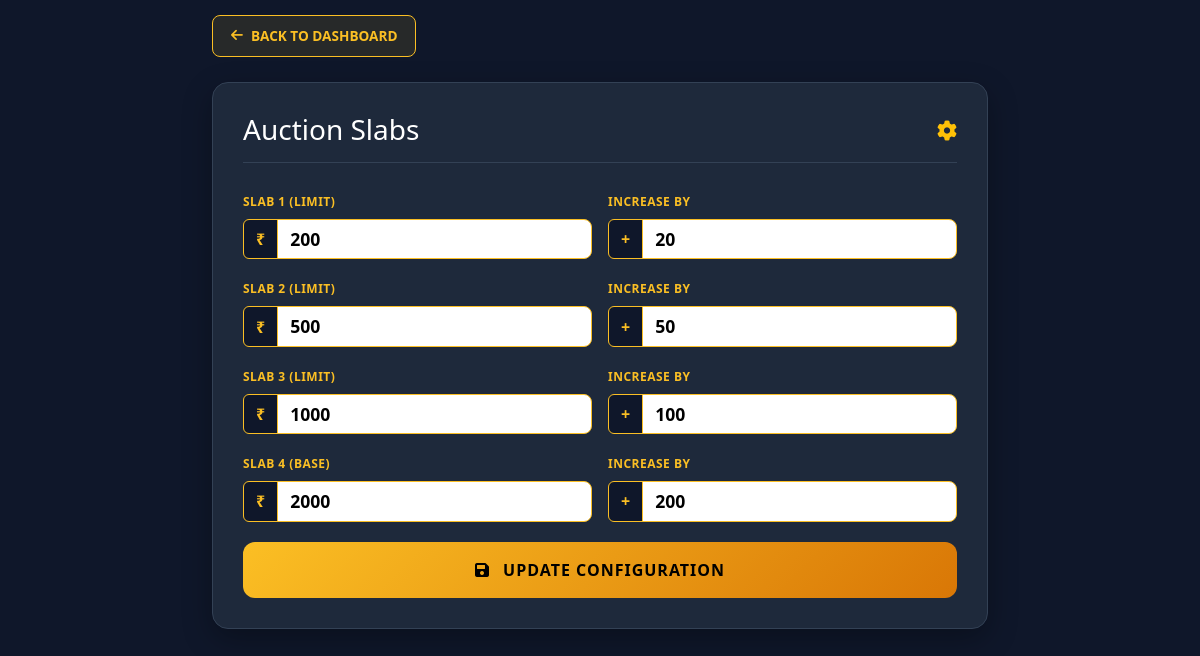
Page /admin/settings (signed in) on the committed database.
### models.py (models this page shows)
class AuctionSettings(db.Model):
    id = db.Column(db.Integer, primary_key=True)
    limit1 = db.Column(db.Integer, default=500)
    limit2 = db.Column(db.Integer, default=1000)
    limit3 = db.Column(db.Integer, default=2000)
    limit4 = db.Column(db.Integer, default=5000)
    val1 = db.Column(db.Integer, default=20)
    val2 = db.Column(db.Integer, default=50)
    val3 = db.Column(db.Integer, default=100)
    val4 = db.Column(db.Integer, default=200)

### app.py (the view, shortened to what this page needs)
@app.route("/admin/settings", methods=["GET", "POST"])
@login_required
def admin_settings():
    t_id = session.get("tournament")
    settings = AuctionSettings.query.first()
    if not settings:
        settings = AuctionSettings()
        db.session.add(settings)
        db.session.commit()
    return render_template("settings.html", settings=settings,t_id=t_id)

### app.py (called while the page is built)
def login_required(f):
    @wraps(f)
    def decorated_function(*args, **kwargs):
        t_id = kwargs.get('t_id') or kwargs.get('id')
        if not session.get("tournament") or (t_id and int(session.get("tournament")) != int(t_id)):
            flash("Session logout, Please login again")
            return redirect(url_for('login', id=t_id if t_id else 0))
        return f(*args, **kwargs)
    return decorated_function

@app.after_request
def add_header(response):
    response.headers["Cache-Control"] = "no-cache, no-store, must-revalidate"
    response.headers["Pragma"] = "no-cache"
    response.headers["Expires"] = "0"
    return response

### templates/settings.html (shortened to what this page needs)
<!DOCTYPE html>
<html lang="en">
<head>
    <link href="https://cdn.jsdelivr.net/npm/bootstrap@5.3.0/dist/css/bootstrap.min.css" rel="stylesheet">
    <link rel="stylesheet" href="https://cdnjs.cloudflare.com/ajax/libs/font-awesome/6.0.0/css/all.min.css">
</head>
<body>
<div class="container">
    <a href="/dashboard/{{ t_id }}" class="back-btn">
        <i class="fas fa-arrow-left me-2"></i> BACK TO DASHBOARD
    </a>
    <div class="settings-card">
        <div class="header-section d-flex justify-content-between align-items-center">
            <h3 class="mb-0 text-white">Auction Slabs</h3>
            <i class="fas fa-cog text-warning fa-lg"></i>
        </div>
        <form method="POST">
            <div class="row g-3">
                <div class="col-6 col-md-6">
                    <label class="form-label">Slab 1 (Limit)</label>
                    <div class="input-group">
                        <span class="input-group-text">₹</span>
                        <input type="number" name="limit1" class="form-control form-control-neon" value="{{ settings.limit1 }}" required>
                    </div>
                </div>
                <div class="col-6 col-md-6">
                    <label class="form-label">Increase By</label>
                    <div class="input-group">
                        <span class="input-group-text">+</span>
                        <input type="number" name="val1" class="form-control form-control-neon" value="{{ settings.val1 }}" required>
                    </div>
                </div>
                <div class="col-6 col-md-6">
                    <label class="form-label">Slab 2 (Limit)</label>
                    <div class="input-group">
                        <span class="input-group-text">₹</span>
                        <input type="number" name="limit2" class="form-control form-control-neon" value="{{ settings.limit2 }}" required>
                    </div>
                </div>
                <div class="col-6 col-md-6">
                    <label class="form-label">Increase By</label>
                    <div class="input-group">
                        <span class="input-group-text">+</span>
                        <input type="number" name="val2" class="form-control form-control-neon" value="{{ settings.val2 }}" required>
                    </div>
                </div>
                <div class="col-6 col-md-6">
                    <label class="form-label">Slab 3 (Limit)</label>
                    <div class="input-group">
                        <span class="input-group-text">₹</span>
                        <input type="number" name="limit3" class="form-control form-control-neon" value="{{ settings.limit3 }}" required>
                    </div>
                </div>
                <div class="col-6 col-md-6">
                    <label class="form-label">Increase By</label>
                    <div class="input-group">
                        <span class="input-group-text">+</span>
                        <input type="number" name="val3" class="form-control form-control-neon" value="{{ settings.val3 }}" required>
                    </div>
                </div>
                <div class="col-6 col-md-6">
                    <label class="form-label">Slab 4 (Base)</label>
                    <div class="input-group">
                        <span class="input-group-text">₹</span>
                        <input type="number" name="limit4" class="form-control form-control-neon" value="{{ settings.limit4 }}" required>
                    </div>
                </div>
                <div class="col-6 col-md-6">
                    <label class="form-label">Increase By</label>
                    <div class="input-group">
                        <span class="input-group-text">+</span>
                        <input type="number" name="val4" class="form-control form-control-neon" value="{{ settings.val4 }}" required>
                    </div>
                </div>
            </div>
            <button type="submit" class="btn btn-save">
                <i class="fas fa-save me-2"></i> Update Configuration
            </button>
        </form>
    </div>
</div>
</body>
</html>

### templates/settings.html (style rules this page uses)
body { background-color: #0f172a; color: #f8fafc; font-family: 'Segoe UI', Roboto, Helvetica, Arial, sans-serif; min-height: 100vh; margin: 0; padding: 15px; }
.container { max-width: 800px; margin: auto; }
.back-btn { display: inline-flex; align-items: center; background: rgba(251, 191, 36, 0.1); color: #fbbf24 !important; padding: 10px 18px; border-radius: 8px; text-decoration: none; font-weight: 700; font-size: 0.85rem; border: 1px solid #fbbf24; margin-bottom: 25px; transition: 0.3s ease; }
.settings-card { background: #1e293b; padding: 30px; border-radius: 16px; border: 1px solid #334155; box-shadow: 0 10px 30px rgba(0,0,0,0.3); }
.header-section { border-bottom: 1px solid #334155; margin-bottom: 25px; padding-bottom: 15px; }
.form-label { font-weight: 700; color: #fbbf24; font-size: 0.75rem; text-transform: uppercase; letter-spacing: 0.5px; }
.input-group-text { background: #0f172a; border: 1px solid #fbbf24; color: #fbbf24; font-weight: bold; }
.form-control-neon { background: #ffffff !important; border: 1px solid #fbbf24 !important; color: #000 !important; font-weight: 700; font-size: 1.1rem; border-radius: 0 8px 8px 0 !important; }
.btn-save { background: linear-gradient(135deg, #fbbf24, #d97706); color: #000; font-weight: 800; padding: 16px; border: none; border-radius: 12px; width: 100%; text-transform: uppercase; letter-spacing: 1px; margin-top: 20px; transition: 0.3s; }

### rows in the picture
AuctionSettings: limit1 "200", val1 "20", limit2 "500", val2 "50", limit3 "1000", val3 "100", limit4 "2000", val4 "200"
